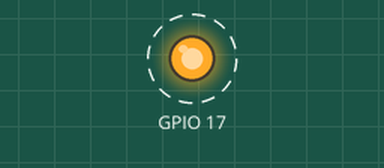
Simulated run of this program. Board: Raspberry Pi (BCM pin numbers), started with the arguments 17 3. On the bench: output pins drawn as LEDs (lit = HIGH). Dashed ring = blinking. What the program prints to the terminal is not drawn. At 1.2 s the program stops and its outputs stay as they are.

Above: at 0.1 s.
Timing chart, 0 to 2.7 s (numbered marks = the images above):
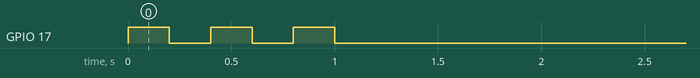

The program:

gpio_blink.py
```python
#!/usr/bin/env python3
# Minimal GPIO blink script for Raspberry Pi (Zero 2 W).
# Usage: python3 gpio_blink.py <BCM_PIN> <COUNT>

import sys, time

try:
    import RPi.GPIO as GPIO
except Exception as e:
    print("RPi.GPIO not available:", e)
    sys.exit(0)  # Allow non-Pi development without failing

if len(sys.argv) < 3:
    print("Usage: gpio_blink.py <BCM_PIN> <COUNT>")
    sys.exit(1)

pin = int(sys.argv[1])
count = int(sys.argv[2])

GPIO.setmode(GPIO.BCM)
GPIO.setup(pin, GPIO.OUT)

try:
    for _ in range(count):
        GPIO.output(pin, GPIO.HIGH)
        time.sleep(0.2)
        GPIO.output(pin, GPIO.LOW)
        time.sleep(0.2)
finally:
    GPIO.cleanup()
    print(f"Blinked pin {pin} for {count} times.")
```

Measured:
- by itself, GPIO 17: alternates HIGH for 0.20 s and LOW for 0.20 s, 6 changes in all, then stays LOW
